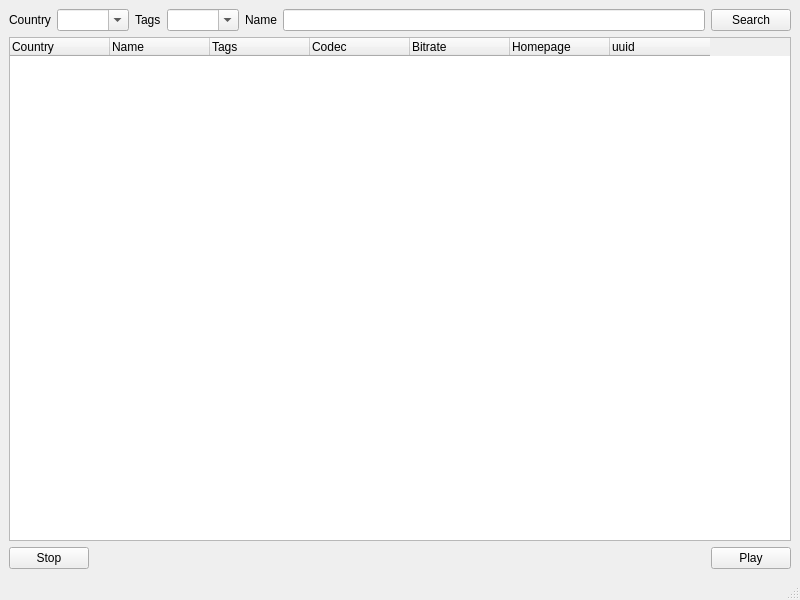
<?xml version="1.0" encoding="UTF-8" ?>
<ui version="4.0">
 <class>PlayerWindow</class>
 <widget class="QMainWindow" name="PlayerWindow">
  <property name="geometry">
   <rect>
    <x>0</x>
    <y>0</y>
    <width>800</width>
    <height>600</height>
   </rect>
  </property>
  <property name="windowTitle">
   <string>Radioholic</string>
  </property>
  <widget class="QWidget" name="centralwidget">
   <layout class="QGridLayout" name="gridLayout">
    <item row="1" column="0">
     <widget class="QTableWidget" name="tabStationsList">
      <property name="layoutDirection">
       <enum>Qt::LayoutDirection::LeftToRight</enum>
      </property>
      <property name="autoFillBackground">
       <bool>false</bool>
      </property>
      <property name="frameShape">
       <enum>QFrame::Shape::StyledPanel</enum>
      </property>
      <property name="sizeAdjustPolicy">
       <enum>QAbstractScrollArea::SizeAdjustPolicy::AdjustIgnored</enum>
      </property>
      <property name="editTriggers">
       <set>QAbstractItemView::EditTrigger::NoEditTriggers</set>
      </property>
      <property name="selectionMode">
       <enum>QAbstractItemView::SelectionMode::SingleSelection</enum>
      </property>
      <property name="selectionBehavior">
       <enum>QAbstractItemView::SelectionBehavior::SelectRows</enum>
      </property>
      <property name="showGrid">
       <bool>false</bool>
      </property>
      <property name="sortingEnabled">
       <bool>true</bool>
      </property>
      <attribute name="horizontalHeaderVisible">
       <bool>true</bool>
      </attribute>
      <attribute name="verticalHeaderVisible">
       <bool>false</bool>
      </attribute>
      <column>
       <property name="text">
        <string>Country</string>
       </property>
       <property name="textAlignment">
        <set>AlignLeading|AlignVCenter</set>
       </property>
      </column>

      <column>
       <property name="text">
        <string>Name</string>
       </property>
       <property name="textAlignment">
        <set>AlignLeading|AlignVCenter</set>
       </property>
      </column>
      <column>
       <property name="text">
        <string>Tags</string>
       </property>
       <property name="textAlignment">
        <set>AlignLeading|AlignVCenter</set>
       </property>
      </column>
      <column>
       <property name="text">
        <string>Codec</string>
       </property>
       <property name="textAlignment">
        <set>AlignLeading|AlignVCenter</set>
       </property>
      </column>
      <column>
       <property name="text">
        <string>Bitrate</string>
       </property>
       <property name="textAlignment">
        <set>AlignLeading|AlignVCenter</set>
       </property>
      </column>
      <column>
       <property name="text">
        <string>Homepage</string>
       </property>
       <property name="textAlignment">
        <set>AlignLeading|AlignVCenter</set>
       </property>
      </column>
      <column>
       <property name="text">
        <string notr="true">uuid</string>
       </property>
       <property name="toolTip">
        <string notr="true" />
       </property>
       <property name="whatsThis">
        <string notr="true" />
       </property>
       <property name="textAlignment">
        <set>AlignLeading|AlignVCenter</set>
       </property>
      </column>
     </widget>
    </item>
    <item row="0" column="0">
     <layout
                        class="QHBoxLayout"
                        name="horizontalLayout_2"
                        stretch="0,0,0,0,0,0,0"
                    >
      <item>
       <widget class="QLabel" name="lebCountry">
        <property name="text">
         <string>Country</string>
        </property>
       </widget>
      </item>
      <item>
       <widget class="QComboBox" name="cbCountry">
        <property name="editable">
         <bool>true</bool>
        </property>
       </widget>
      </item>
      <item>
       <widget class="QLabel" name="labTags">
        <property name="text">
         <string>Tags</string>
        </property>
       </widget>
      </item>
      <item>
       <widget class="QComboBox" name="cbTags">
        <property name="editable">
         <bool>true</bool>
        </property>
       </widget>
      </item>
      <item>
       <widget class="QLabel" name="labStationName">
        <property name="text">
         <string>Name</string>
        </property>
       </widget>
      </item>
      <item>
       <widget class="QLineEdit" name="linSearch">
        <property name="locale">
         <locale language="English" country="Poland" />
        </property>
       </widget>
      </item>
      <item>
       <widget class="QPushButton" name="btnSearch">
        <property name="text">
         <string>Search</string>
        </property>
       </widget>
      </item>
     </layout>
    </item>
    <item row="2" column="0">
     <layout class="QHBoxLayout" name="horizontalLayout" stretch="0,0,0">
      <item>
       <widget class="QPushButton" name="btnStop">
        <property name="text">
         <string>Stop</string>
        </property>
       </widget>
      </item>
      <item>
       <spacer name="horizontalSpacer">
        <property name="orientation">
         <enum>Qt::Orientation::Horizontal</enum>
        </property>
        <property name="sizeHint" stdset="0">
         <size>
          <width>40</width>
          <height>20</height>
         </size>
        </property>
       </spacer>
      </item>
      <item>
       <widget class="QPushButton" name="btnPlay">
        <property name="text">
         <string>Play</string>
        </property>
       </widget>
      </item>
     </layout>
    </item>
   </layout>
  </widget>
  <widget class="QMenuBar" name="menuBar">
   <property name="geometry">
    <rect>
     <x>0</x>
     <y>0</y>
     <width>800</width>
     <height>22</height>
    </rect>
   </property>
  </widget>
  <widget class="QStatusBar" name="statusBar" />
 </widget>
 <resources />
 <connections />
</ui>
